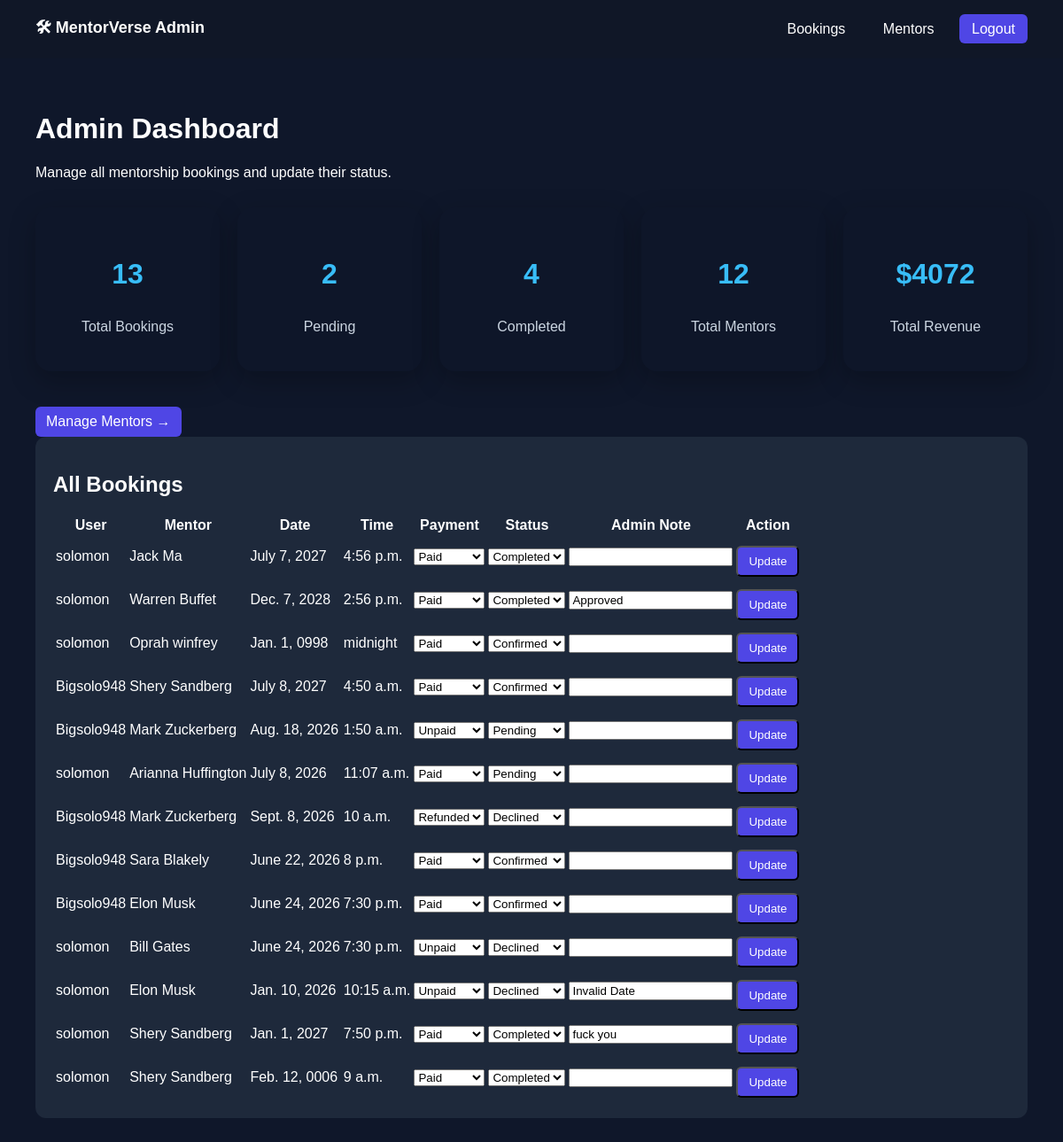
Before: /admin-dashboard/ (signed in) with the older database file.
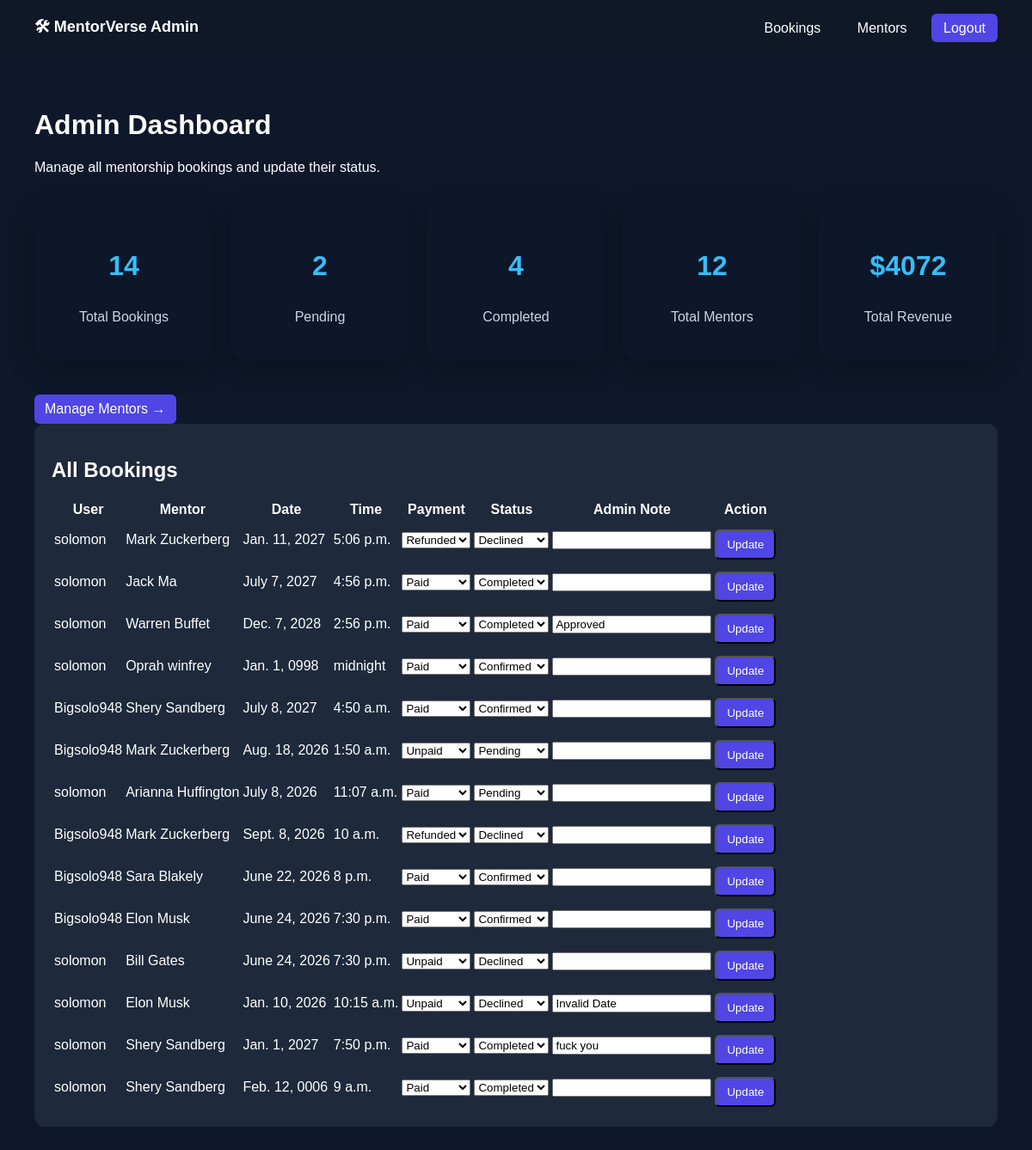
After: the same page with the newer database file.
### bookings/models.py (models this page shows, shortened)
class Booking(models.Model):
    STATUS_CHOICES = [
        ('Pending', 'Pending'),
        ('Confirmed', 'Confirmed'),
        ('Declined', 'Declined'),
        ('Completed', 'Completed'),
        ('Refunded', 'Refunded'),
    ]
    PAYMENT_STATUS_CHOICES = [
        ('Unpaid', 'Unpaid'),
        ('Paid', 'Paid'),
        ('Refunded', 'Refunded'),
    ]
    user = models.ForeignKey(User, on_delete=models.CASCADE, null=True, blank=True)
    mentor = models.ForeignKey(Mentor, on_delete=models.CASCADE)
    customer_name = models.CharField(max_length=100)
    email = models.EmailField()
    date = models.DateField()
    time = models.TimeField()
    reason = models.TextField(
        blank=True,
        null=True,
        help_text="Reason for booking this mentorship session"
    )
    status = models.CharField(
        max_length=20,
        choices=STATUS_CHOICES,
        default='Pending'
    )
    payment_status = models.CharField(
        max_length=20,
        choices=PAYMENT_STATUS_CHOICES,
        default='Unpaid'
    )
    admin_note = models.TextField(
        blank=True,
        null=True,
        help_text="Optional note from admin when confirming, declining or refunding"
    )
    created_at = models.DateTimeField(auto_now_add=True)

class Mentor(models.Model):
    name = models.CharField(max_length=100)
    expertise = models.CharField(max_length=150)
    bio = models.TextField()
    image = models.ImageField(
        upload_to='mentors/',
        blank=True,
        null=True
    )
    rating = models.DecimalField(max_digits=2, decimal_places=1, default=4.5)
    reviews = models.PositiveIntegerField(default=0)
    company = models.CharField(max_length=100, blank=True, null=True)
    price = models.PositiveIntegerField(default=0, help_text="Session price in Dollars")
    is_featured = models.BooleanField(default=False)

### bookings/views.py (the view)
# urls.py: path('admin-dashboard/', views.admin_dashboard, name='admin_dashboard'),
@login_required
def admin_dashboard(request):
    if not request.user.is_staff:
        return redirect('dashboard')
    bookings = Booking.objects.all().order_by('-created_at')
    total_bookings = bookings.count()
    pending_bookings = bookings.filter(status='Pending').count()
    completed_bookings = bookings.filter(status='Completed').count()
    total_mentors = Mentor.objects.count()
    total_revenue = 0
    for booking in bookings.filter(payment_status='Paid'):
        total_revenue += booking.mentor.price
    return render(request, 'bookings/admin_dashboard.html', {
        'bookings': bookings,
        'total_bookings': total_bookings,
        'pending_bookings': pending_bookings,
        'completed_bookings': completed_bookings,
        'total_mentors': total_mentors,
        'total_revenue': total_revenue,
    })

### bookings/templates/bookings/admin_dashboard.html (shortened to what this page needs)
{% extends 'bookings/admin_base.html' %}
{% block content %}
<div class="container">
    <h1>Admin Dashboard</h1>
    <p>Manage all mentorship bookings and update their status.</p>
    <div class="stats-grid">
    <div class="stat-card">
        <h3>{{ total_bookings }}</h3>
        <p>Total Bookings</p>
    </div>
    <div class="stat-card">
        <h3>{{ pending_bookings }}</h3>
        <p>Pending</p>
    </div>
    <div class="stat-card">
        <h3>{{ completed_bookings }}</h3>
        <p>Completed</p>
    </div>
    <div class="stat-card">
        <h3>{{ total_mentors }}</h3>
        <p>Total Mentors</p>
    </div>
    <div class="stat-card">
        <h3>${{ total_revenue }}</h3>
        <p>Total Revenue</p>
    </div>
</div>
    <a href="{% url 'manage_mentors' %}" class="book-btn">
    Manage Mentors →
</a>
    <div class="card">
        <h2>All Bookings</h2>
        <table class="admin-table">
            <thead>
                <tr>
                    <th>User</th>
                    <th>Mentor</th>
                    <th>Date</th>
                    <th>Time</th>
                    <th>Payment</th>
                    <th>Status</th>
                    <th>Admin Note</th>
                    <th>Action</th>
                </tr>
            </thead>
            <tbody>
                {% for booking in bookings %}
                <tr>
                    <form method="POST" action="{% url 'update_booking_status' booking.id %}">
                        <td>{{ booking.customer_name }}</td>
                        <td>{{ booking.mentor.name }}</td>
                        <td>{{ booking.date }}</td>
                        <td>{{ booking.time }}</td>
                        <td>
                            <select name="payment_status">
                                <option value="Unpaid" {% if booking.payment_status == "Unpaid" %}selected{% endif %}>Unpaid</option>
                                <option value="Paid" {% if booking.payment_status == "Paid" %}selected{% endif %}>Paid</option>
                                <option value="Refunded" {% if booking.payment_status == "Refunded" %}selected{% endif %}>Refunded</option>
                            </select>
                        </td>
                        <td>
                            <select name="status">
                                <option value="Pending" {% if booking.status == "Pending" %}selected{% endif %}>Pending</option>
                                <option value="Confirmed" {% if booking.status == "Confirmed" %}selected{% endif %}>Confirmed</option>
                                <option value="Declined" {% if booking.status == "Declined" %}selected{% endif %}>Declined</option>
                                <option value="Completed" {% if booking.status == "Completed" %}selected{% endif %}>Completed</option>
                            </select>
                        </td>
                        <td>
                            <input type="text" name="admin_note" value="{{ booking.admin_note|default:'' }}">
                        </td>
                        <td>
                            <button type="submit" class="book-btn">
                                Update
                            </button>
                        </td>
                    </form>
                </tr>
                {% empty %}
                <tr>
                    <td colspan="8">No bookings yet.</td>
                </tr>
                {% endfor %}
            </tbody>
        </table>
    </div>
</div>
{% endblock %}

Changed rows visible on the page:
added Booking: customer_name "solomon", mentor.name "Mark Zuckerberg", date "Jan. 11, 2027", time "5:06 p.m.", payment_status "Refunded", status "Declined"
Other visible differences:
{{ total_bookings }}: "13" → "14"
